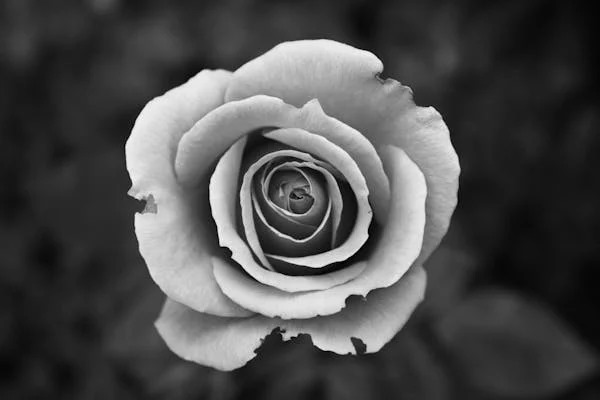
#> input picture DIPLAB/FT1.jpg, 600 x 400 px, found by its file name
$ python DIP5.py
#> lines starting #> are read from the running program, lines starting #| are printed output that depends on the picture
import cv2
import numpy as np
import matplotlib.pyplot as plt

# Load the image
image_path = r"D:\DIPLAB\FT1.jpg"
image = cv2.imread(image_path)
#> image is the input picture: shape (400, 600, 3); min 0, max 253, mean 76.7


# Convert to grayscale and apply histogram equalization
gray = cv2.cvtColor(image, cv2.COLOR_BGR2GRAY)
equalized_gray = cv2.equalizeHist(gray)
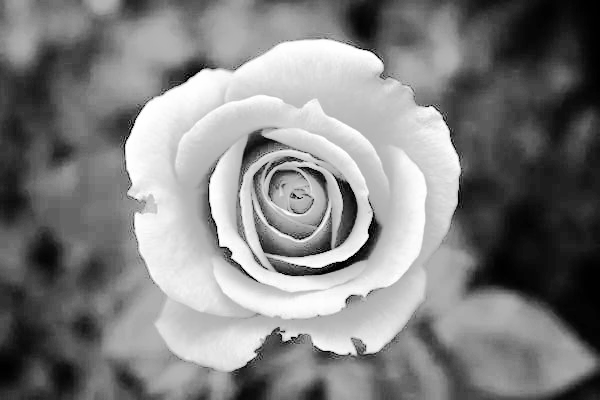
#> equalized_gray: shape (400, 600); min 0, max 255, mean 128.7

# Apply histogram equalization to each channel in a color image
def equalize_hist_color(img):
    img_yuv = cv2.cvtColor(img, cv2.COLOR_BGR2YUV)  # Convert to YUV color space
#> img_yuv: shape (400, 600, 3); mean of channels 0, 1, 2 76.7, 128, 128
    img_yuv[:, :, 0] = cv2.equalizeHist(img_yuv[:, :, 0])  # Equalize only the luminance channel
#> img_yuv: shape (400, 600, 3); mean of channels 0, 1, 2 128.7, 128, 128
    return cv2.cvtColor(img_yuv, cv2.COLOR_YUV2BGR)  # Convert back to BGR

equalized_color = equalize_hist_color(image)

# Display results
plt.figure(figsize=(10, 5))
plt.subplot(1, 3, 1), plt.imshow(cv2.cvtColor(image, cv2.COLOR_BGR2RGB)), plt.title('Original')
plt.subplot(1, 3, 2), plt.imshow(equalized_gray, cmap='gray'), plt.title('Equalized Grayscale')
plt.subplot(1, 3, 3), plt.imshow(cv2.cvtColor(equalized_color, cv2.COLOR_BGR2RGB)), plt.title('Equalized Color')
plt.show()
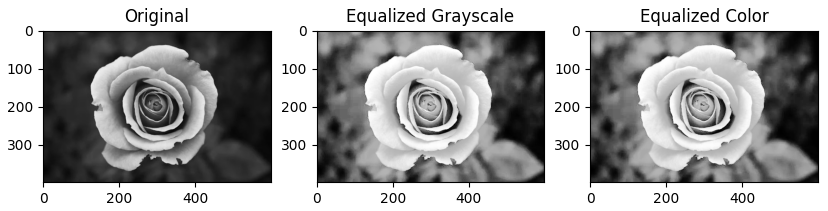
#> figure drawn by matplotlib, 3 panels

# Save the output images
cv2.imwrite("equalized_gray.jpg", equalized_gray)
cv2.imwrite("equalized_color.jpg", equalized_color)

$ run again, with DIPLAB/assignment1.jpg copied over DIPLAB/FT1.jpg
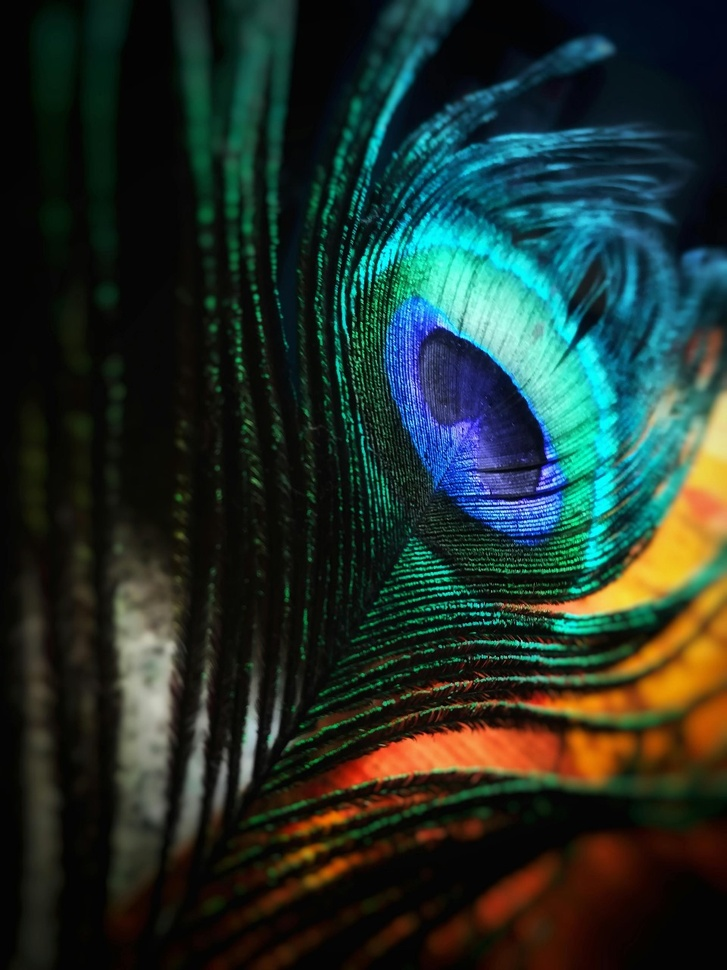
#> input picture DIPLAB/assignment1.jpg, 727 x 970 px, shrunk from 960 x 1280 before the run, found by its file name
#> image is the input picture: shape (970, 727, 3); mean B, G, R 42.2, 48.9, 33.4
#> in equalize_hist_color, `return cv2.cvtColor(img_yuv, cv2.COLOR_YUV2BGR)`:
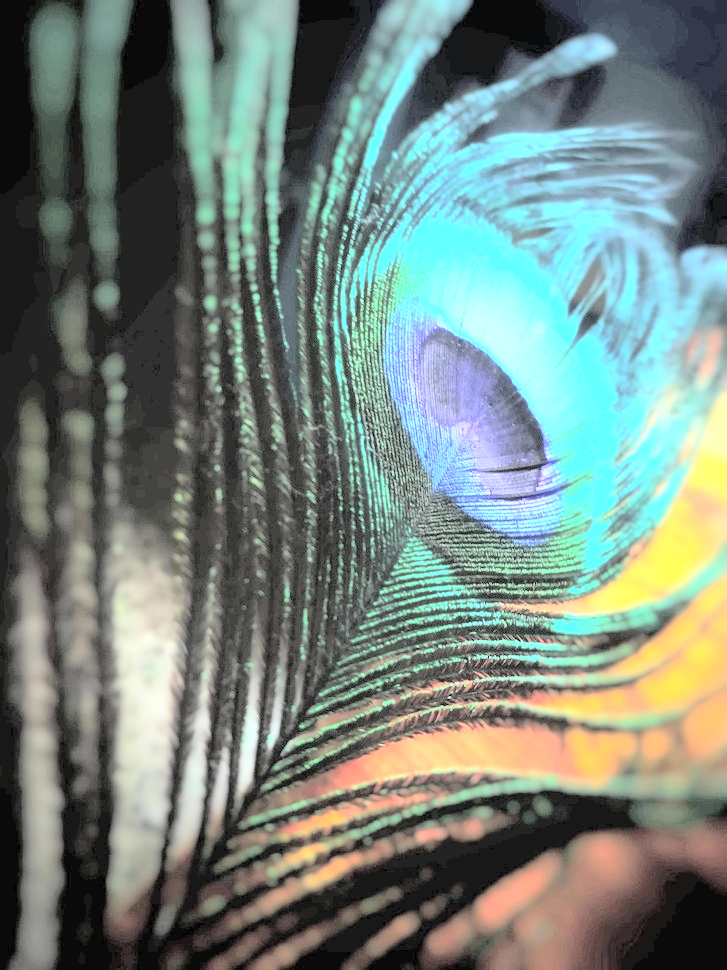
#> returned value: shape (970, 727, 3); mean B, G, R 125.8, 133.2, 117.5
#> `plt.show()`:
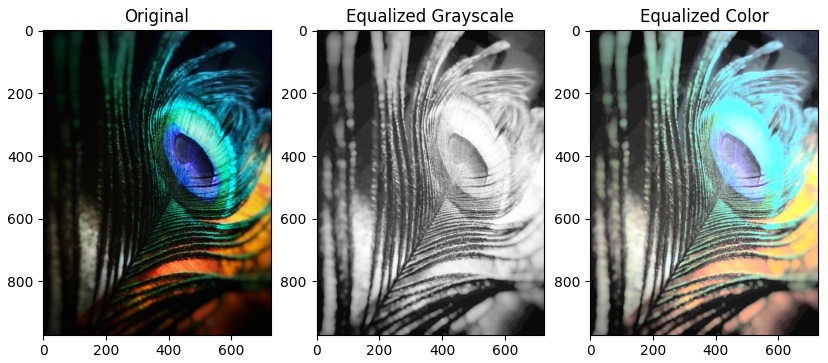
#> figure drawn by matplotlib, 3 panels

$ run again, with DIPLAB/dip.img.jpg copied over DIPLAB/FT1.jpg
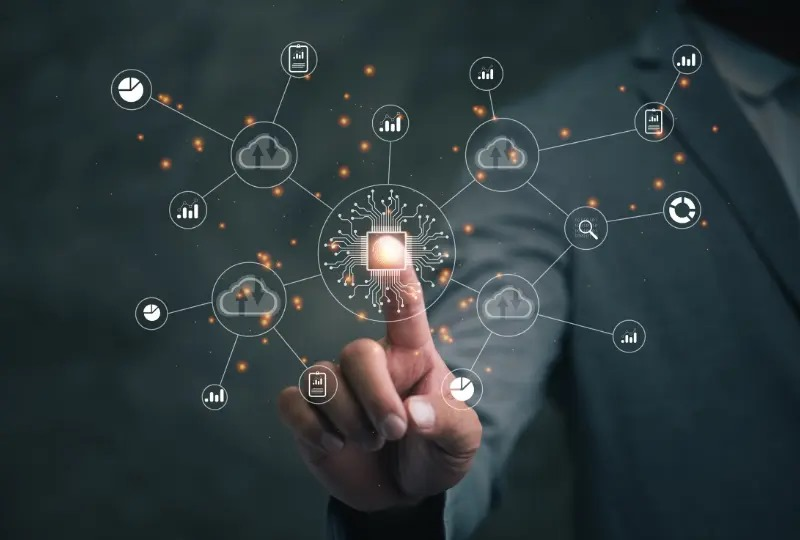
#> input picture DIPLAB/dip.img.jpg, 800 x 540 px, found by its file name
#> image is the input picture: shape (540, 800, 3); mean B, G, R 61.4, 58.9, 47.3
#> `equalized_gray = cv2.equalizeHist(gray)`:
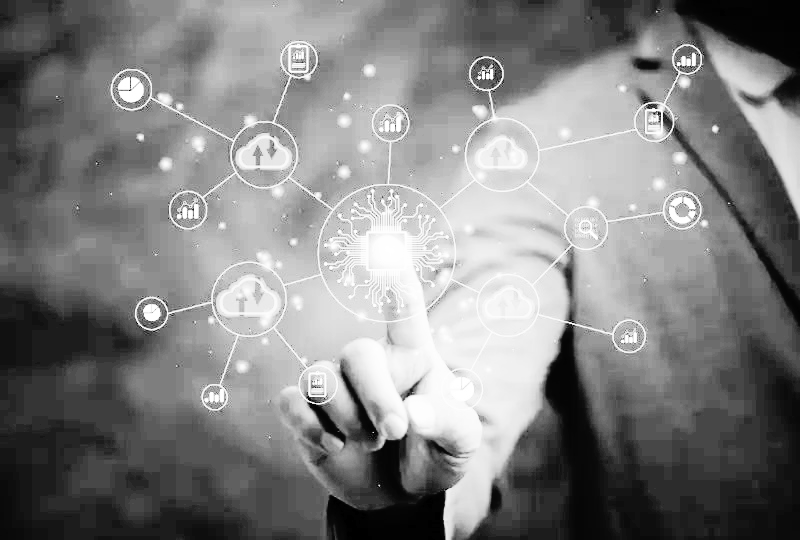
#> equalized_gray: shape (540, 800); min 0, max 255, mean 129.8
#> `plt.show()`:
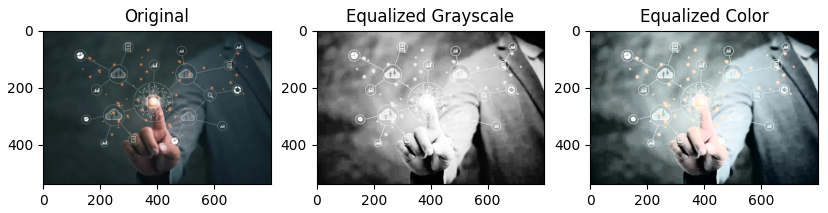
#> figure drawn by matplotlib, 3 panels
